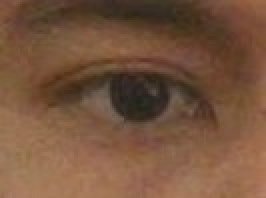
#> input picture eye.jpg, 133 x 99 px, given in place of the camera (shown 2 times larger)
$ python eyeRecognition.py
#> lines starting #> are read from the running program, lines starting #| are printed output that depends on the picture
import numpy as np
import cv2

cap = cv2.VideoCapture(0)
face_cascade = cv2.CascadeClassifier(cv2.data.haarcascades + 'haarcascade_frontalface_default.xml')
eye_cascade = cv2.CascadeClassifier(cv2.data.haarcascades + 'haarcascade_eye.xml')

tune1=1.05
tune2=1.05
def nothing(val):
    pass


fps = cap.get(cv2.CAP_PROP_FPS)
windowName = 'frame'
bigWindowName = 'bigger frame'
leftEyeWindowName = 'left eye'
rightEyeWindowName = 'right eye'
width, height = int(cap.get(cv2.CAP_PROP_FRAME_WIDTH)), int(cap.get(cv2.CAP_PROP_FRAME_HEIGHT))
bigFrame = np.zeros((height*2, width*2), np.uint8)

cv2.namedWindow(bigWindowName)
cv2.createTrackbar('slider', bigWindowName, 0, 255, nothing)


def getBinary(img):
    binary_image = cv2.threshold(img, 100, 255, cv2.THRESH_BINARY)[1]
    cv2.imshow('binary image',binary_image)

    return img

while True:
    ret, frame = cap.read()
#> frame is the input picture: shape (99, 133, 3); mean B, G, R 61.5, 84.7, 119.1


    gray = cv2.cvtColor(frame, cv2.COLOR_BGR2GRAY)
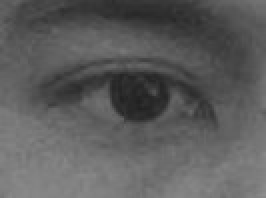
#> gray: shape (99, 133) (shown 2 times larger); min 32, max 142, mean 92.3
    bigFrame[:height, :width] = gray
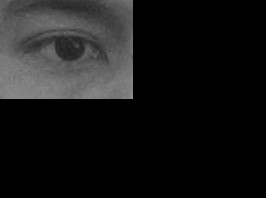
#> bigFrame: shape (198, 266); min 0, max 142, mean 23.1
    #cv2.putText(frame, f'FPS: {fps}', (50, 50), cv2.FONT_HERSHEY_SIMPLEX, 1, (0, 255, 255), 2)
    faces = face_cascade.detectMultiScale(gray,1.3,5) #1.3
#> faces = ()
    for (x, y, w, h) in faces:
        #cv2.rectangle(frame, (x, y), (x + w,y + h), (255, 0, 0), 3)
        roi_gray = gray[y:y+w, x:x+w]
        roi_color = frame[y:y+h, x:x+w]
        eyes = eye_cascade.detectMultiScale(roi_gray, 1.04, 4) #1.05
        for (ex, ey, ew, eh) in eyes:
            if ey > h/2.5: # pass if the eye is at the bottom
                pass
            elif ew>90 or eh>90:
                pass
            else:
                if ex < w/2: # left eye
                    rightEye = roi_gray[ey:ey+eh, ex:ex+ew]
                    bigFrame[height:height*2, :width] = cv2.resize(leftEye, (width, height))
                    #cv2.imshow(leftEyeWindowName, leftEye)
                else: #right eye
                    leftEye = roi_gray[ey:ey+eh, ex:ex+ew]
                    bigFrame[height:height*2, width:width*2] = cv2.resize(rightEye, (width, height))
                    binary = cv2.threshold(rightEye,cv2.getTrackbarPos('slider',bigWindowName),255, cv2.THRESH_BINARY)[1]
                    bigFrame[:height, width:width*2] = cv2.resize(binary, (width, height))
                    #cv2.imshow(rightEyeWindowName, rightEye)

    cv2.imshow(bigWindowName, bigFrame)
    if cv2.waitKey(1) == ord('q'):
#> (key q is pressed here)
        break

cap.release()
cv2.destroyAllWindows()
